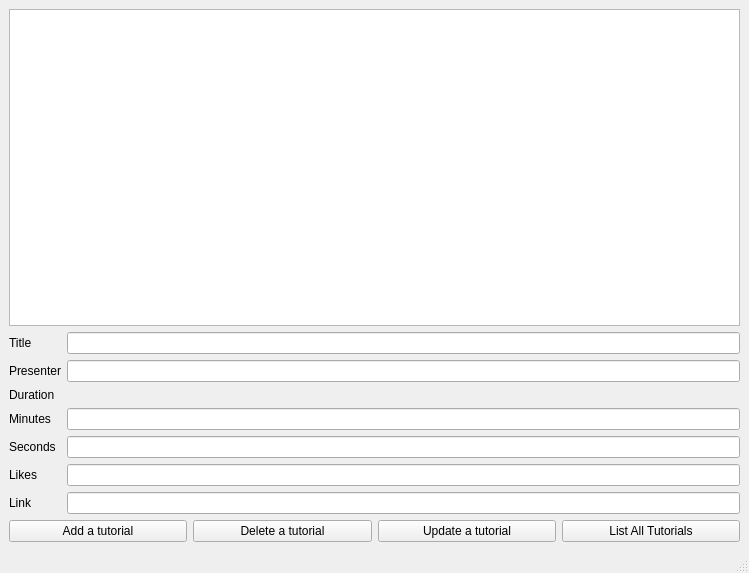
<?xml version="1.0" encoding="UTF-8"?>
<ui version="4.0">
 <class>AdministratorMode</class>
 <widget class="QMainWindow" name="AdministratorMode">
  <property name="geometry">
   <rect>
    <x>0</x>
    <y>0</y>
    <width>749</width>
    <height>573</height>
   </rect>
  </property>
  <property name="windowTitle">
   <string>MainWindow</string>
  </property>
  <widget class="QWidget" name="centralwidget">
   <layout class="QVBoxLayout" name="verticalLayout">
    <item>
     <widget class="QListWidget" name="ListOfTutorials"/>
    </item>
    <item>
     <layout class="QFormLayout" name="formLayout">
      <item row="0" column="0">
       <widget class="QLabel" name="TitleLabel">
        <property name="text">
         <string>Title</string>
        </property>
       </widget>
      </item>
      <item row="0" column="1">
       <widget class="QLineEdit" name="TitlelineEdit"/>
      </item>
      <item row="1" column="0">
       <widget class="QLabel" name="PresenterLabel">
        <property name="text">
         <string>Presenter</string>
        </property>
       </widget>
      </item>
      <item row="1" column="1">
       <widget class="QLineEdit" name="PresenterlineEdit"/>
      </item>
      <item row="2" column="0">
       <widget class="QLabel" name="DurationLabel">
        <property name="text">
         <string>Duration</string>
        </property>
       </widget>
      </item>
      <item row="3" column="0">
       <widget class="QLabel" name="MinutesLabel">
        <property name="text">
         <string>Minutes</string>
        </property>
       </widget>
      </item>
      <item row="3" column="1">
       <widget class="QLineEdit" name="MinuteslineEdit"/>
      </item>
      <item row="4" column="0">
       <widget class="QLabel" name="SecondsLabel">
        <property name="text">
         <string>Seconds</string>
        </property>
       </widget>
      </item>
      <item row="4" column="1">
       <widget class="QLineEdit" name="SecondslineEdit"/>
      </item>
      <item row="5" column="0">
       <widget class="QLabel" name="LikesLabel">
        <property name="text">
         <string>Likes</string>
        </property>
       </widget>
      </item>
      <item row="5" column="1">
       <widget class="QLineEdit" name="LikeslineEdit"/>
      </item>
      <item row="6" column="0">
       <widget class="QLabel" name="LinkLabel">
        <property name="text">
         <string>Link</string>
        </property>
       </widget>
      </item>
      <item row="6" column="1">
       <widget class="QLineEdit" name="LinklineEdit"/>
      </item>
     </layout>
    </item>
    <item>
     <layout class="QHBoxLayout" name="horizontalLayout">
      <item>
       <widget class="QPushButton" name="AddButton">
        <property name="text">
         <string>Add a tutorial</string>
        </property>
       </widget>
      </item>
      <item>
       <widget class="QPushButton" name="DeleteButton">
        <property name="text">
         <string>Delete a tutorial</string>
        </property>
       </widget>
      </item>
      <item>
       <widget class="QPushButton" name="UpdateButton">
        <property name="text">
         <string>Update a tutorial</string>
        </property>
       </widget>
      </item>
      <item>
       <widget class="QPushButton" name="ListButton">
        <property name="text">
         <string>List All Tutorials</string>
        </property>
       </widget>
      </item>
     </layout>
    </item>
   </layout>
   <zorder>ListOfTutorials</zorder>
   <zorder>TitleLabel</zorder>
   <zorder>PresenterLabel</zorder>
   <zorder>DurationLabel</zorder>
   <zorder>MinutesLabel</zorder>
   <zorder>SecondsLabel</zorder>
   <zorder>LinkLabel</zorder>
   <zorder>TitlelineEdit</zorder>
   <zorder>PresenterlineEdit</zorder>
   <zorder>MinuteslineEdit</zorder>
   <zorder>SecondslineEdit</zorder>
   <zorder>LikeslineEdit</zorder>
   <zorder>LinklineEdit</zorder>
   <zorder>AddButton</zorder>
   <zorder>DeleteButton</zorder>
   <zorder>UpdateButton</zorder>
   <zorder>LikesLabel</zorder>
   <zorder>ListButton</zorder>
  </widget>
  <widget class="QMenuBar" name="menubar">
   <property name="geometry">
    <rect>
     <x>0</x>
     <y>0</y>
     <width>749</width>
     <height>25</height>
    </rect>
   </property>
  </widget>
  <widget class="QStatusBar" name="statusbar"/>
 </widget>
 <resources/>
 <connections/>
</ui>
